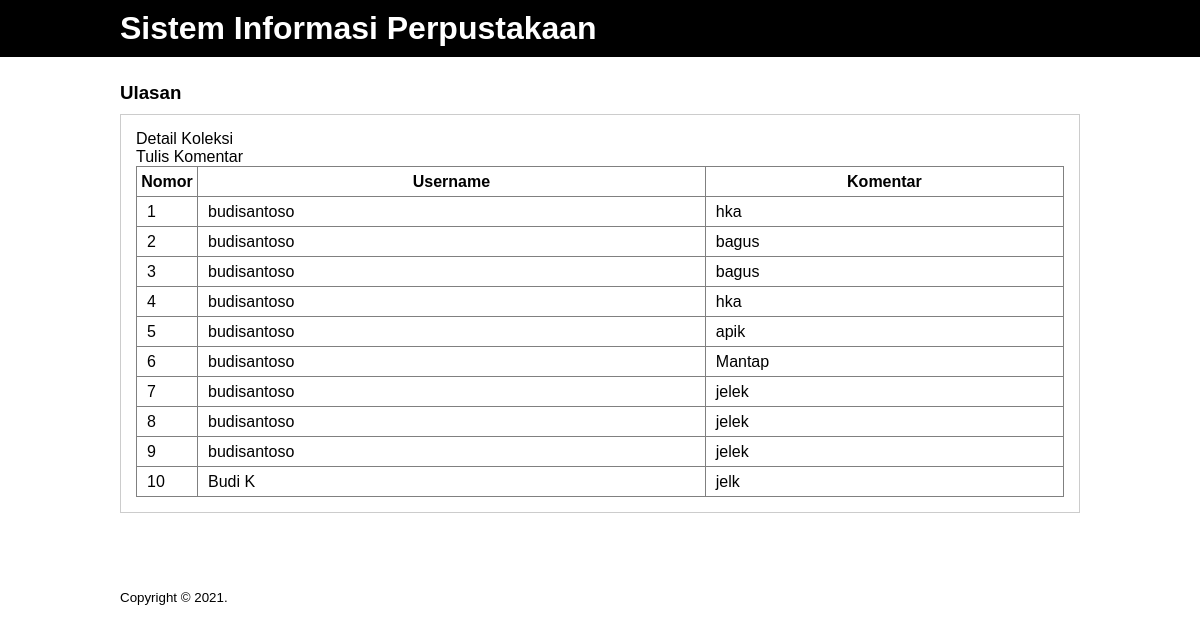
Screenshot of /komentar.php?id=400 (signed in) with the database file from the repository.
### tables this page shows
CREATE TABLE `ulasan_koleksi` (
  `id` int(100) NOT NULL,
  `username` varchar(50) NOT NULL,
  `nomor_panggil_koleksi` int(11) NOT NULL,
  `komentar` text NOT NULL
);

### komentar.php (the view, shortened to what this page needs)
<?php
    include 'db.php';
    $koleksi = mysqli_query($conn, "SELECT * FROM koleksi WHERE nomor_panggil_koleksi = '".$_GET['id']."' ");
	$k = mysqli_fetch_object($koleksi);
?>
<!DOCTYPE html>
<html>
<head>
	<link rel="stylesheet" type="text/css" href="css/style.css">
</head>
<body>
	<header>
		<div class="container">
            <h1><a href="">Sistem Informasi Perpustakaan</a></h1>
        </div>
	</header>
	<div class="section">
		<div class="container">
			<h3>Ulasan</h3>
			<div class="box">
				<p><a href="detailkoleksi.php?id=<?php echo $k->nomor_panggil_koleksi ?>">Detail Koleksi</a></p>
				<p><a href="tuliskomentar.php?id=<?php echo $k->nomor_panggil_koleksi ?>">Tulis Komentar</a></p>
				<table border="1" cellspacing="0" class="table">
					<thead>
						<tr>
							<th width="60px">Nomor</th>
							<th>Username</th>
							<th>Komentar</th>
						</tr>
					</thead>
					<tbody>
					<?php
							$no = 1;
							$komentar = mysqli_query($conn, "SELECT * FROM ulasan_koleksi WHERE nomor_panggil_koleksi = '".$_GET['id']."' " );
							if(mysqli_num_rows($komentar) > 0){
							while($row = mysqli_fetch_object($komentar)){
						?>
						<tr>
                        <td><?php echo $no++ ?></td>
							<td><?php echo $row->username ?> </td>
							<td><?php echo $row->komentar ?></td>
						</tr>
						<?php }}else{ ?>
							<tr>
								<td colspan="3">Tidak ada Komentar</td>
							</tr>
						<?php } ?>
					</tbody>
				</table>
			</div>
		</div>
	</div>
	<footer>
		<div class="container">
			<small>Copyright &copy; 2021.</small>
		</div>
	</footer>
</body>
</html>

### css/style.css (style rules this page uses)
* { padding: 0; margin: 0; font-family: sans-serif; }
body { background-color: #fff; }
a { color: inherit; text-decoration: none; }
header { background-color: black; color: #fff; }
header h1 { float: left; padding: 10px 0; }
footer { padding: 25px 0; }
.container { width: 80%; margin: 0 auto; }
.container:after { content: ''; display: block; clear: both; }
.section { padding: 25px 0; }
.box { background-color: #fff; border: 1px solid #ccc; padding: 15px; box-sizing: border-box; margin: 10px 0 25px 0; }
.box:after { content: ''; display: block; clear: both; }
.table { width: 100%; border-collapse: collapse; }
.table tr { height: 30px; }
.table tr td { padding:5px 10px; }

### rows the page displays
ulasan_koleksi: username "budisantoso", komentar "hka"
ulasan_koleksi: username "budisantoso", komentar "bagus"
ulasan_koleksi: username "budisantoso", komentar "bagus"
ulasan_koleksi: username "budisantoso", komentar "hka"
ulasan_koleksi: username "budisantoso", komentar "apik"
ulasan_koleksi: username "budisantoso", komentar "Mantap"
ulasan_koleksi: username "budisantoso", komentar "jelek"
ulasan_koleksi: username "budisantoso", komentar "jelek"
ulasan_koleksi: username "budisantoso", komentar "jelek"
ulasan_koleksi: username "Budi K", komentar "jelk"
